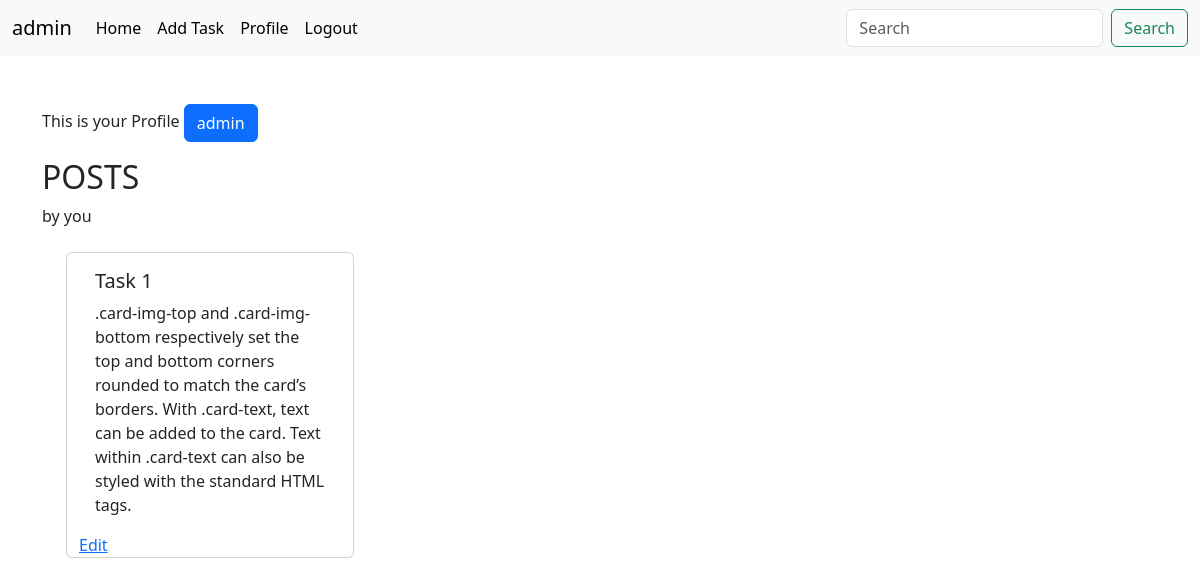
The page /profile/ (signed in) on the database as committed earlier.
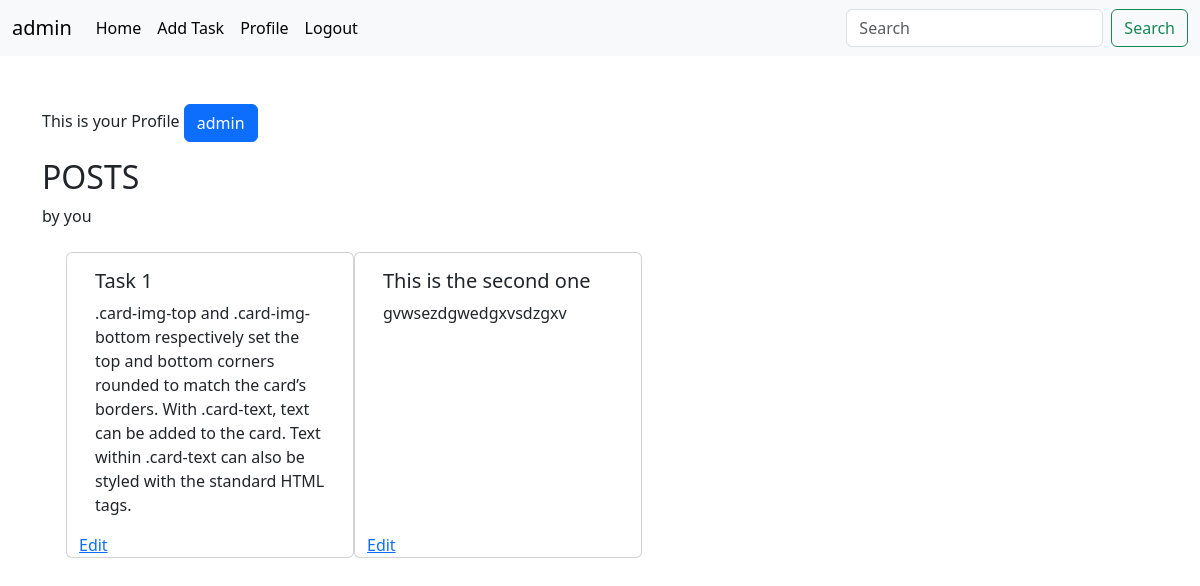
The same page on the database as committed later.
### core/models.py (models this page shows, shortened)
class Tasks(models.Model):
    title = models.CharField(max_length=100)
    desc = models.TextField(null=True, blank=True)
    user = models.ForeignKey(User, on_delete=models.CASCADE)

### core/views.py (the view)
# urls.py: path('profile/', profile, name='profile'),
@login_required
def profile(request):
    task = Tasks.objects.filter(user=request.user)
    return render(request, 'profile.html', {'task': task})

### core/templates/profile.html
{% extends "base.html" %}
{% block body %}
<div class="container my-5">
<p>This is your Profile <button type="button" class="btn btn-primary">{{user.username}}</button></p>
<h2>POSTS</h2> by you
<div class="row m-4 ">
    {% for i in task %}
    <div class="card" style="width: 18rem;">
        <div class="card-body">
          <h5 class="card-title">{{i.title}}</h5>
          <p class="card-text">{{i.desc}}</p>
        </div>
        <a href="{% url "edit_task" i.id %}" class="card-link">Edit</a>
      </div>
      {% endfor %}
    </div>
</div>
{% endblock body %}

Rows that differ between the two databases and show on the page:
added Tasks: title "This is the second one", desc "gvwsezdgwedgxvsdzgxv"
